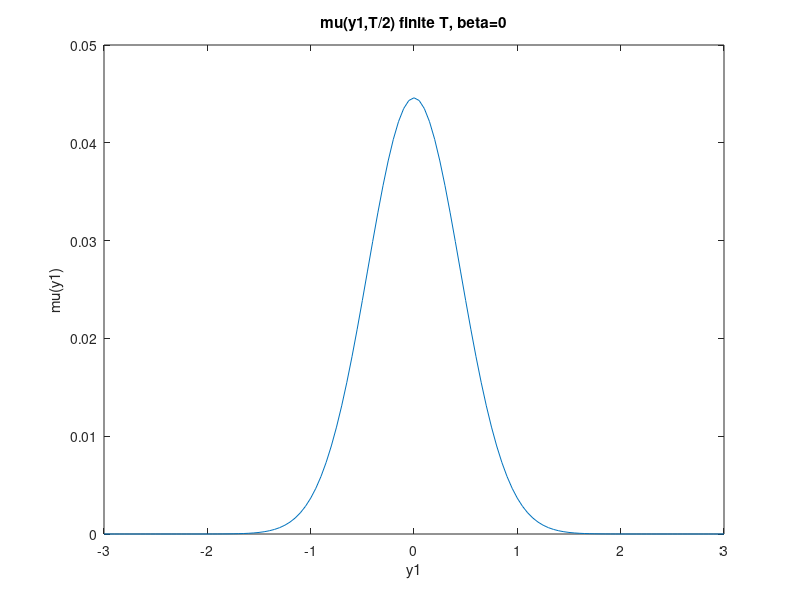

Recreate this plot in MATLAB.
%Density from Nourian_Perturbation paper, beta=0, c=3, lambda=1/3, Nourian
%cost, steady state

normalize=true
sigma=0.1
s_2=sigma^2/2 %stationary solution in Nourian paper

s_2=20*sigma^2

num_y=121 %needs to be odd

delta_y=0.05

y_min=-(num_y-1)/2*delta_y;
y_max=(num_y-1)/2*delta_y;
y_grid=linspace(y_min,y_max,num_y);

mu=1/(2*pi*s_2)^(0.5)*exp(-(y_grid).^2/(2*s_2))*delta_y;

if normalize
    mu=mu/sum(mu);
end

plot(y_grid,mu)
title('mu(y1,T/2) finite T, beta=0')
xlabel('y1')
ylabel('mu(y1)')
